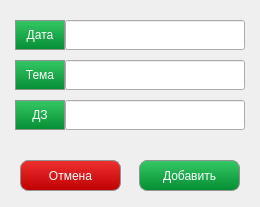
<?xml version="1.0" encoding="UTF-8"?>
<ui version="4.0">
 <class>AddLesson</class>
 <widget class="QDialog" name="AddLesson">
  <property name="geometry">
   <rect>
    <x>0</x>
    <y>0</y>
    <width>260</width>
    <height>207</height>
   </rect>
  </property>
  <property name="windowTitle">
   <string>Добавить занятие</string>
  </property>
  <widget class="QPushButton" name="btnAddLessYes">
   <property name="enabled">
    <bool>true</bool>
   </property>
   <property name="geometry">
    <rect>
     <x>139</x>
     <y>160</y>
     <width>101</width>
     <height>31</height>
    </rect>
   </property>
   <property name="styleSheet">
    <string notr="true">QPushButton{
	color: white;
	
	background-color: qlineargradient(spread:repeat, x1:0.511, y1:0, x2:0.506, y2:1, stop:0 rgba(53, 200, 102, 255), stop:1 rgba(4, 142, 50, 255));
	
    border-radius:8px;
    border-style: solid;
    border-color: rgb(147, 147, 147);
    border-width: 1px;
	font: 75 12pt &quot;Segoe Print&quot;;

}
QPushButton:hover{
background-color: rgb(7, 193, 82);
}
QPushButton:pressed{
	background-color: qlineargradient(spread:repeat, x1:0.511, y1:0, x2:0.506, y2:1, stop:0 rgba(53, 200, 102, 255), stop:1 rgba(4, 142, 50, 255));
}
QPushButton:disabled{
	background-color: rgb(116, 163, 135);
	color: rgb(255, 255, 255);
}</string>
   </property>
   <property name="text">
    <string>Добавить</string>
   </property>
  </widget>
  <widget class="QPushButton" name="btnAddLessNo">
   <property name="geometry">
    <rect>
     <x>20</x>
     <y>160</y>
     <width>101</width>
     <height>31</height>
    </rect>
   </property>
   <property name="styleSheet">
    <string notr="true">QPushButton{
	color: white;
	background-color: qlineargradient(spread:repeat, x1:0.511, y1:0, x2:0.506, y2:1, stop:0 rgba(238, 48, 48, 255), stop:1 rgba(192, 1, 1, 255));	
	
	
    border-radius:8px;
    border-style: solid;
    border-color: rgb(147, 147, 147);
    border-width: 1px;
	font: 75 12pt &quot;Segoe Print&quot;;

}
QPushButton:hover{
background-color: rgb(255, 55, 55);
}
QPushButton:pressed{
background-color: qlineargradient(spread:repeat, x1:0.511, y1:0, x2:0.506, y2:1, stop:0 rgba(238, 48, 48, 255), stop:1 rgba(192, 1, 1, 255));	
}
QPushButton:disabled{
	background-color: rgb(116, 163, 135);
	color: rgb(255, 255, 255);
}


</string>
   </property>
   <property name="text">
    <string>Отмена</string>
   </property>
  </widget>
  <widget class="QLineEdit" name="etAddLessDate">
   <property name="geometry">
    <rect>
     <x>65</x>
     <y>20</y>
     <width>180</width>
     <height>30</height>
    </rect>
   </property>
   <property name="styleSheet">
    <string notr="true">	font: 75 12pt &quot;Segoe Print&quot;;
</string>
   </property>
   <property name="maxLength">
    <number>4</number>
   </property>
   <property name="alignment">
    <set>Qt::AlignCenter</set>
   </property>
  </widget>
  <widget class="QLineEdit" name="etAddLessTheme">
   <property name="geometry">
    <rect>
     <x>65</x>
     <y>60</y>
     <width>180</width>
     <height>30</height>
    </rect>
   </property>
   <property name="styleSheet">
    <string notr="true">	font: 75 12pt &quot;Segoe Print&quot;;
</string>
   </property>
   <property name="inputMask">
    <string/>
   </property>
   <property name="dragEnabled">
    <bool>true</bool>
   </property>
  </widget>
  <widget class="QLineEdit" name="etAddLessDZ">
   <property name="geometry">
    <rect>
     <x>65</x>
     <y>100</y>
     <width>180</width>
     <height>30</height>
    </rect>
   </property>
   <property name="styleSheet">
    <string notr="true">	font: 75 12pt &quot;Segoe Print&quot;;
</string>
   </property>
   <property name="dragEnabled">
    <bool>true</bool>
   </property>
  </widget>
  <widget class="QPushButton" name="pb1">
   <property name="geometry">
    <rect>
     <x>15</x>
     <y>20</y>
     <width>50</width>
     <height>30</height>
    </rect>
   </property>
   <property name="styleSheet">
    <string notr="true">QPushButton{
	color: white;
	
	background-color: qlineargradient(spread:repeat, x1:0.511, y1:0, x2:0.506, y2:1, stop:0 rgba(53, 200, 102, 255), stop:1 rgba(4, 142, 50, 255));
	
    border-style: solid;
    border-color: rgb(147, 147, 147);
    border-width: 1px;
	font: 75 12pt &quot;Segoe Print&quot;;

}
</string>
   </property>
   <property name="text">
    <string>Дата</string>
   </property>
  </widget>
  <widget class="QPushButton" name="pb1_2">
   <property name="geometry">
    <rect>
     <x>15</x>
     <y>60</y>
     <width>50</width>
     <height>30</height>
    </rect>
   </property>
   <property name="styleSheet">
    <string notr="true">QPushButton{
	color: white;
	
	background-color: qlineargradient(spread:repeat, x1:0.511, y1:0, x2:0.506, y2:1, stop:0 rgba(53, 200, 102, 255), stop:1 rgba(4, 142, 50, 255));
	
    border-style: solid;
    border-color: rgb(147, 147, 147);
    border-width: 1px;
	font: 75 12pt &quot;Segoe Print&quot;;

}
</string>
   </property>
   <property name="text">
    <string>Тема</string>
   </property>
  </widget>
  <widget class="QPushButton" name="pb1_3">
   <property name="geometry">
    <rect>
     <x>15</x>
     <y>100</y>
     <width>50</width>
     <height>30</height>
    </rect>
   </property>
   <property name="styleSheet">
    <string notr="true">QPushButton{
	color: white;
	
	background-color: qlineargradient(spread:repeat, x1:0.511, y1:0, x2:0.506, y2:1, stop:0 rgba(53, 200, 102, 255), stop:1 rgba(4, 142, 50, 255));
	
    border-style: solid;
    border-color: rgb(147, 147, 147);
    border-width: 1px;
	font: 75 12pt &quot;Segoe Print&quot;;

}
</string>
   </property>
   <property name="text">
    <string>ДЗ</string>
   </property>
  </widget>
 </widget>
 <resources/>
 <connections/>
</ui>
